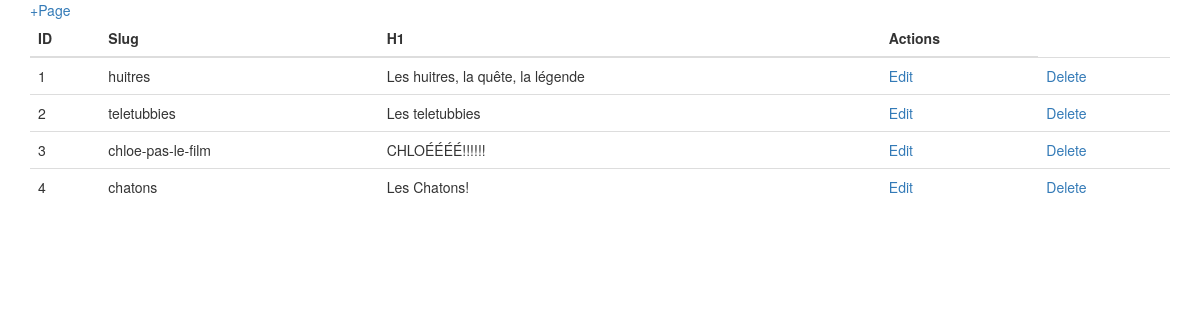
Page /admin/index.php on the earlier database version.
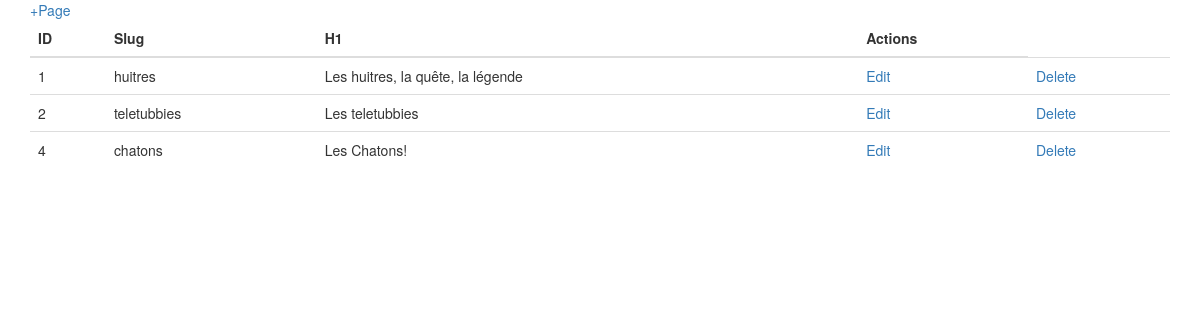
Same page on the later database version.
### tables this page shows
CREATE TABLE `page` (
  `id` int(11) NOT NULL,
  `slug` varchar(200) NOT NULL,
  `nav-title` varchar(50) NOT NULL,
  `h1` varchar(100) NOT NULL,
  `description` text NOT NULL,
  `img-alt` varchar(100) NOT NULL,
  `img-src` varchar(255) NOT NULL
);

### admin/index.php (the view)
<?php
require_once "../connect.php";
$stmt = $pdo->query("SELECT `id`, `slug`, `nav-title`, `h1`, `description`, `img-alt`, `img-src` FROM `page`;");
require_once "../includes/adminheader.php";
?>
    <div>
        <a href="add.php">+Page</a>
    </div>
    <table class="table">
        <thead>
            <tr>
                <th>ID</th>
                <th>Slug</th>
                <th>H1</th>
                <th>Actions</th>
            </tr>
        </thead>
        <tbody>
        <?php while($row = $stmt->fetch(PDO::FETCH_ASSOC)):?>
        <tr>
            <td><?=$row['id']?></td>
            <td><?=$row['slug']?></td>
            <td><?=$row['h1']?></td>
            <td><a href="edit.php?id=<?=$row['id']?>">Edit</a></td>
            <td><a href="delete.php?id=<?=$row['id']?>">Delete</a></td>
        </tr>
        <?php endwhile; ?>
        </tbody>
    </table>
<?php
require_once "../includes/adminfooter.php";
?>

### includes/adminheader.php (shortened to what this page needs)
<!doctype html>
<html lang="en">
<head>
    <link href="/bootstrap/css/bootstrap.css" rel="stylesheet">
    <link href="/bootstrap/css/bootstrap-theme.min.css" rel="stylesheet">
</head>
<body>
    <div class="container">

### includes/adminfooter.php
</div>
</body>
</html>

Differences in the rows shown:
removed page: id "3", slug "chloe-pas-le-film", h1 "CHLOÉÉÉÉ!!!!!!"
